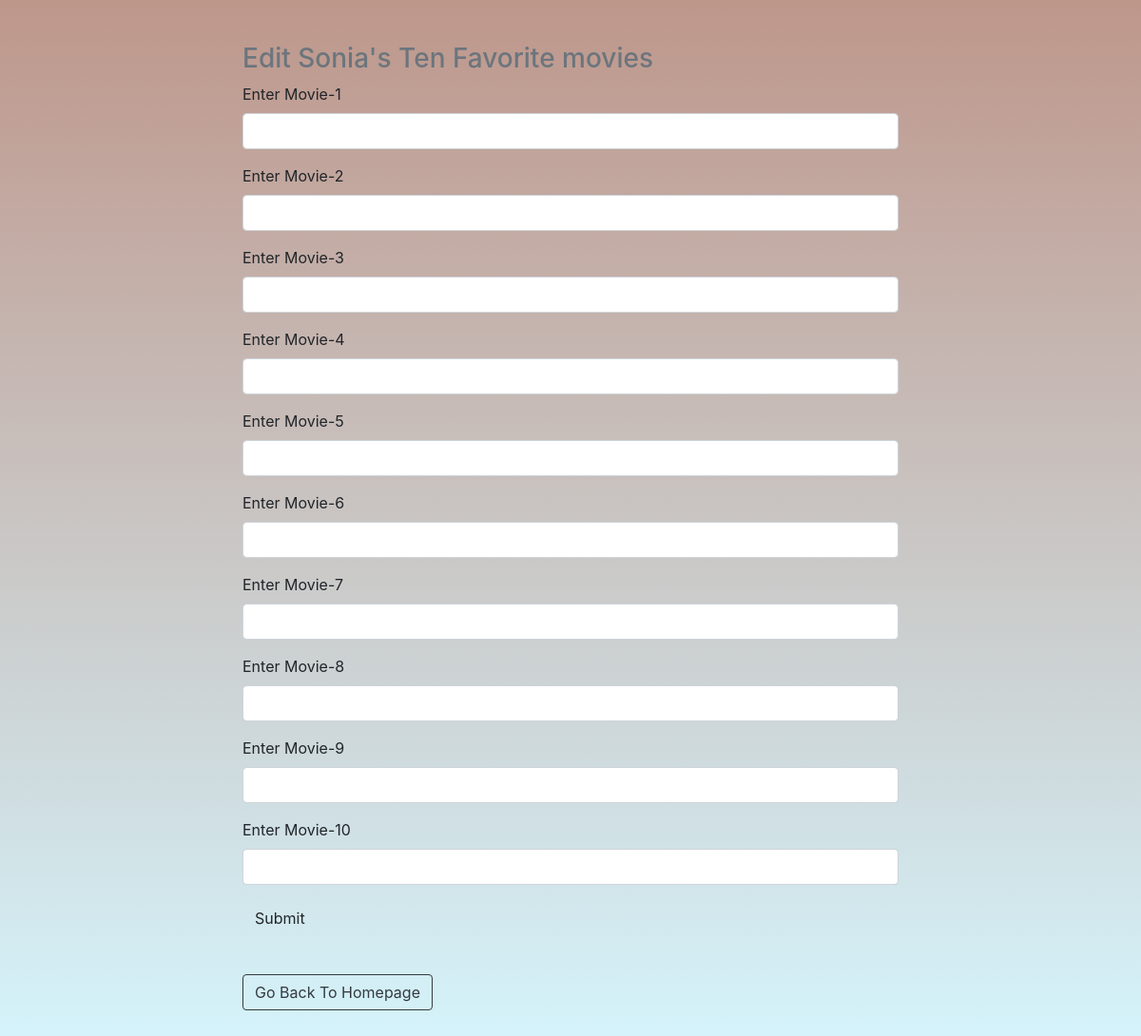
The app's page /AddMovies/3, older data.
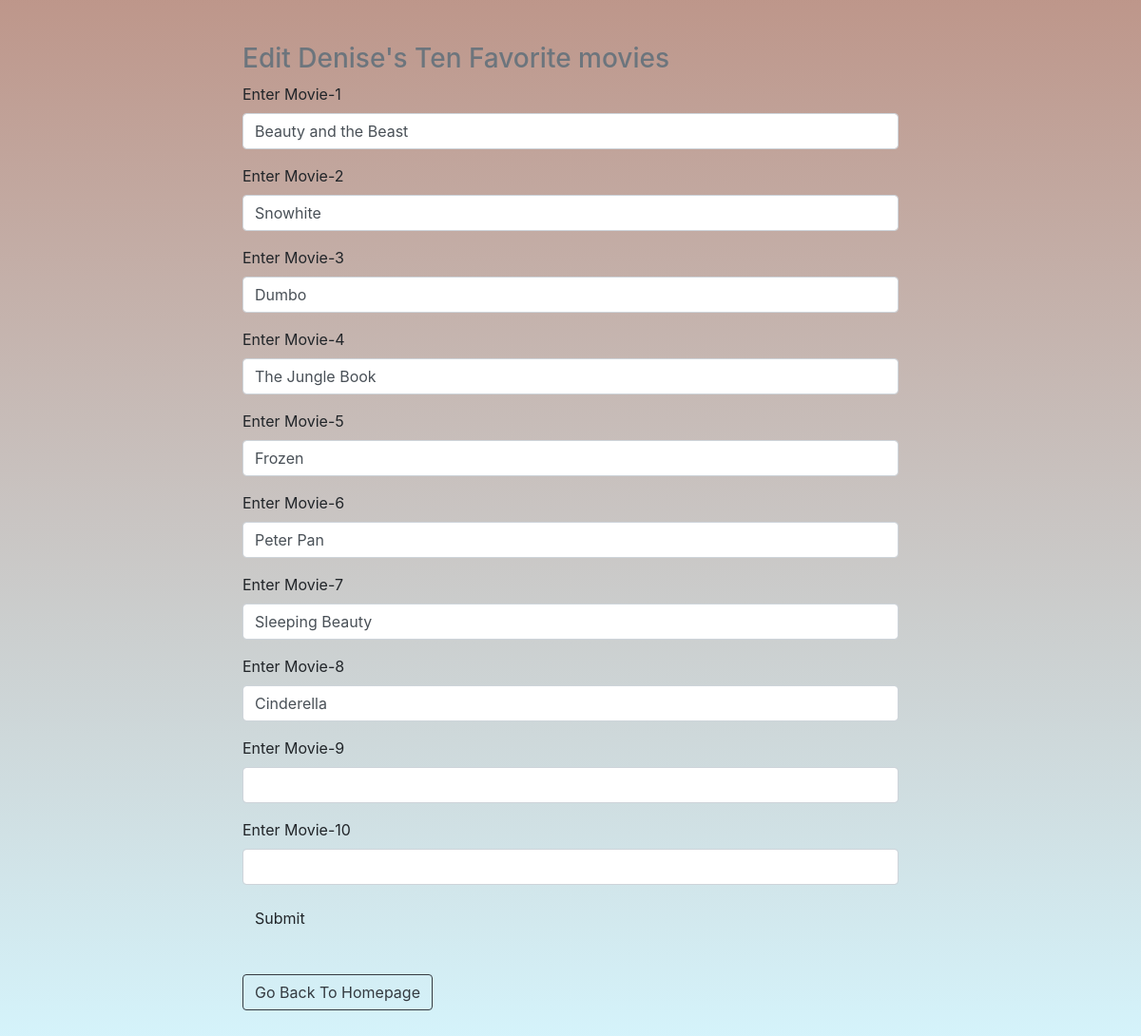
The same page, newer data.
### app/Homepage/model.py (models this page shows, shortened)
class Friends(db.Model):
    id = db.Column(db.Integer, primary_key = True)
    firstName = db.Column(db.String(45), nullable = False)
    secondName = db.Column(db.String(200), nullable = False)

### app/Movies/model.py (models this page shows, shortened)
class MoviesList(db.Model):
    id = db.Column(db.Integer, primary_key = True)
    friendId = db.Column(db.Integer, db.ForeignKey('friends.id'))
    movie1 = db.Column(db.String(64))
    movie2 = db.Column(db.String(64))
    movie3 = db.Column(db.String(64))
    movie4 = db.Column(db.String(64))
    movie5 = db.Column(db.String(64))
    movie6 = db.Column(db.String(64))
    movie7 = db.Column(db.String(64))
    movie8 = db.Column(db.String(64))
    movie9 = db.Column(db.String(64))
    movie10 = db.Column(db.String(64))

### app/Movies/routes.py (the view, shortened to what this page needs)
@movies_bp.route("/AddMovies/<int:id>", methods=['POST','GET'])
def AddMovies(id):
    current_friend = Friends.query.get_or_404(id)
    form = Movies()
    userMovies = MoviesList.query.filter_by(friendId=id).first()
    if userMovies is None:
        form = Movies()
    else:
        form.movie1.data = userMovies.movie1
        form.movie2.data = userMovies.movie2
        form.movie3.data = userMovies.movie3
        form.movie4.data = userMovies.movie4
        form.movie5.data = userMovies.movie5
        form.movie6.data = userMovies.movie6
        form.movie7.data = userMovies.movie7
        form.movie8.data = userMovies.movie8
        form.movie9.data = userMovies.movie9
        form.movie10.data = userMovies.movie10
    return render_template('AddMovie.html', form= form, id=id, friend=current_friend)

### app/Movies/form.py
class Movies(FlaskForm):
    movie1 = StringField('Enter Movie-1')
    movie2 = StringField('Enter Movie-2')
    movie3 = StringField('Enter Movie-3')
    movie4 = StringField('Enter Movie-4')
    movie5 = StringField('Enter Movie-5')
    movie6 = StringField('Enter Movie-6')
    movie7 = StringField('Enter Movie-7')
    movie8 = StringField('Enter Movie-8')
    movie9 = StringField('Enter Movie-9')
    movie10 = StringField('Enter Movie-10')
    submit = SubmitField('Submit')

### app/Movies/templates/AddMovie.html
{% extends 'base.html' %}
{% import 'bootstrap/wtf.html' as wtf %}
{% block content %}
<div class="home">
<div class="container">
    <div class="col-8 mx-auto">
        <h3 class="text-muted">Edit {{ friend.firstName }}'s Ten Favorite movies</h3>
        {{ wtf.quick_form(form) }}
        <br>
        <a class="btn btn-outline-dark" href="{{ url_for('Home.Home') }}">Go Back To Homepage</a>
    </div>
</div>
</div>
{% endblock %}

Row changes from the older to the newer data that the page shows:
changed Friends: firstName "Sonia" → "Denise"
now on this page (row edited): MoviesList: movie1 "Beauty and the Beast", movie2 "Snowhite", movie3 "Dumbo", movie4 "The Jungle Book", movie5 "Frozen", movie6 "Peter Pan", movie7 "Sleeping Beauty", movie8 "Cinderella"
